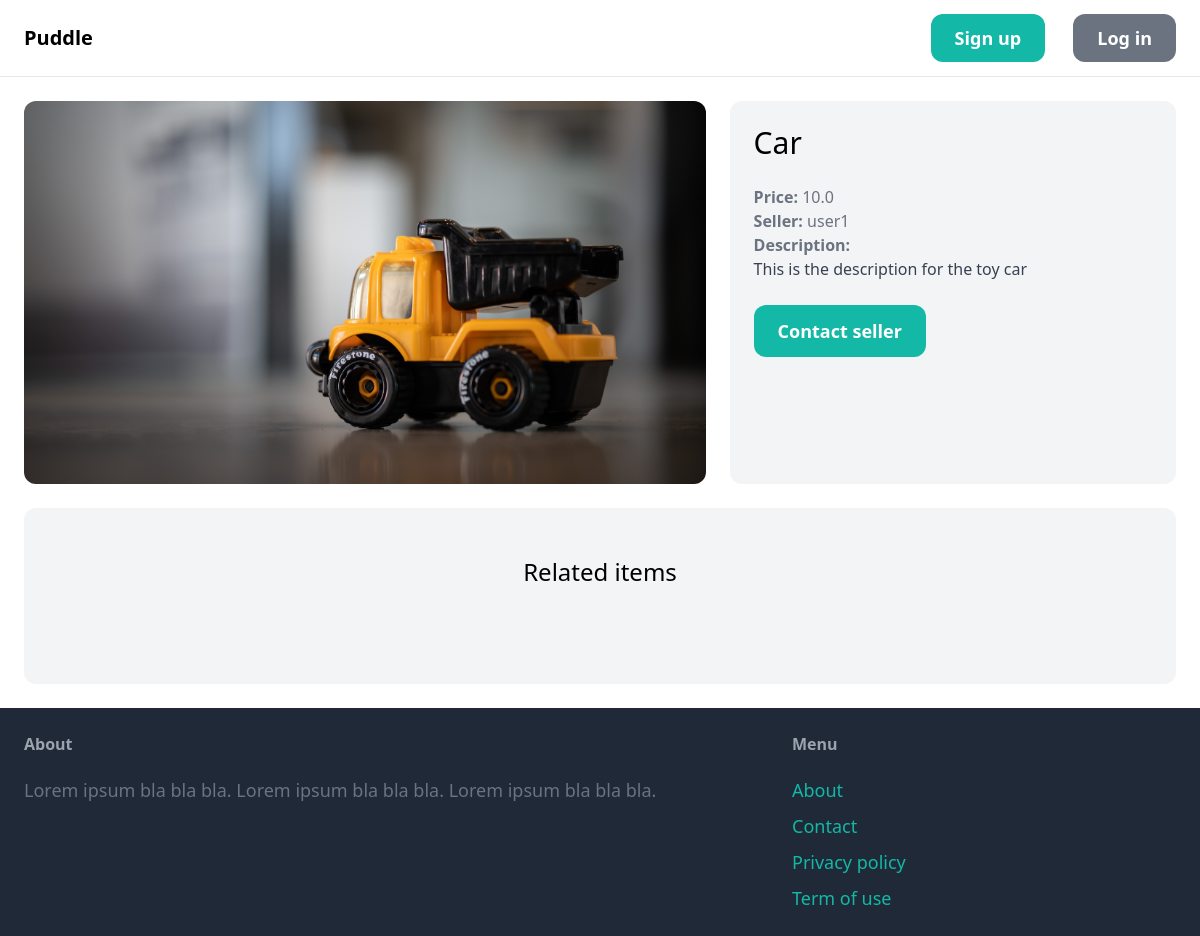
Page /items/1/ on the committed database.
### item/models.py (models this page shows)
class Item(models.Model):
    name = models.CharField(max_length=255)
    description = models.TextField(blank=True, null=True)
    price = models.FloatField()
    is_sold = models.BooleanField(default=False)
    created_at = models.DateTimeField(auto_now_add=True)
    created_by = models.ForeignKey(User, related_name="items", on_delete=models.CASCADE)
    category = models.ForeignKey(Category, related_name="items",on_delete=models.CASCADE)
    image = models.ImageField(upload_to="item_images", blank=True, null=True)

### item/views.py (the view)
# urls.py: path('<int:pk>/', views.details, name="detail"),
def details(request, pk):
    item = get_object_or_404(Item, pk=pk)
    related_items = Item.objects.filter(category = item.category, is_sold=False).exclude(pk=pk)[0:3]
    return render(request, 'item/detail.html', {
        'item': item,
        'related_items': related_items,
    })

### item/templates/item/detail.html (shortened to what this page needs)
{% extends 'core/base.html' %}
{% block content %}
<div class="grid grid-cols-5 gap-6">
    <div class="col-span-3">
        <img src="{{ item.image.url }}" class="rounded-xl">
    </div>
    <div class="col-span-2 p-6 bg-gray-100 rounded-xl">
        <h1 class="mb-6 text-3xl">{{ item.name }}</h1>
        <p class="text-gray-500"><strong>Price: </strong>{{ item.price }}</p>
        <p class="text-gray-500"><strong>Seller: </strong>{{ item.created_by.username }}</p>
        {% if item.description %}
            <p class="text-gray-700">
                <strong class="text-gray-500">Description:</strong><br>
                {{ item.description }}
            </p>
        {% endif %}
        {% if request.user == item.created_by %}
            <div class="mt-6 p-6 bg-white rounded-xl">
                <p>This is your item!</p>
                <a href="{% url 'item:edit' item.id %}" class="inline-block mt-6 px-6 py-3 text-lg font-semibold bg-teal-500 text-white rounded-xl">Edit</a>
                <a href="{% url 'item:delete' item.id %}" class="inline-block mt-6 px-6 py-3 text-lg font-semibold bg-red-500 text-white rounded-xl">Delete</a>
            </div>
        {% else %}
            <a href=" {% url 'conversation:new' item.id %}" class="inline-block mt-6 px-6 py-3 text-lg font-semibold bg-teal-500 text-white rounded-xl hover:bg-teal-700">Contact seller</a>
        {% endif %}
    </div>
</div>
<div class="mt-6 px-6 py-12 bg-gray-100 rounded-xl">
    <h2 class="mb-12 text-2xl text-center">Related items</h2>
</div>
{% endblock %}

### rows in the picture
Item: image (picture), name "Car", price "10.0", created_by.username "user1", description "This is the description for the toy car"
